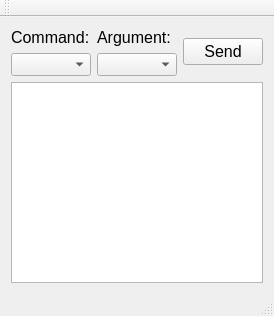
<?xml version="1.0" encoding="UTF-8"?>
<ui version="4.0">
 <class>MainWindow</class>
 <widget class="QMainWindow" name="MainWindow">
  <property name="geometry">
   <rect>
    <x>0</x>
    <y>0</y>
    <width>274</width>
    <height>316</height>
   </rect>
  </property>
  <property name="sizePolicy">
   <sizepolicy hsizetype="Fixed" vsizetype="Fixed">
    <horstretch>0</horstretch>
    <verstretch>0</verstretch>
   </sizepolicy>
  </property>
  <property name="windowTitle">
   <string>Client</string>
  </property>
  <widget class="QWidget" name="centralWidget">
   <layout class="QGridLayout" name="gridLayout">
    <item row="0" column="0">
     <layout class="QVBoxLayout" name="verticalLayout">
      <item>
       <widget class="QLabel" name="label">
        <property name="font">
         <font>
          <pointsize>12</pointsize>
         </font>
        </property>
        <property name="text">
         <string>Command:</string>
        </property>
       </widget>
      </item>
      <item>
       <widget class="QComboBox" name="comboBox">
        <property name="font">
         <font>
          <pointsize>10</pointsize>
         </font>
        </property>
       </widget>
      </item>
     </layout>
    </item>
    <item row="0" column="1">
     <layout class="QVBoxLayout" name="verticalLayout_2">
      <item>
       <widget class="QLabel" name="label_2">
        <property name="font">
         <font>
          <pointsize>12</pointsize>
         </font>
        </property>
        <property name="text">
         <string>Argument:</string>
        </property>
       </widget>
      </item>
      <item>
       <widget class="QComboBox" name="comboBox_2">
        <property name="font">
         <font>
          <pointsize>10</pointsize>
         </font>
        </property>
       </widget>
      </item>
     </layout>
    </item>
    <item row="0" column="2">
     <widget class="QPushButton" name="pushButton">
      <property name="font">
       <font>
        <pointsize>12</pointsize>
       </font>
      </property>
      <property name="text">
       <string>Send</string>
      </property>
     </widget>
    </item>
    <item row="1" column="0" colspan="3">
     <widget class="QPlainTextEdit" name="plainTextEdit"/>
    </item>
   </layout>
  </widget>
  <widget class="QMenuBar" name="menuBar">
   <property name="geometry">
    <rect>
     <x>0</x>
     <y>0</y>
     <width>274</width>
     <height>21</height>
    </rect>
   </property>
  </widget>
  <widget class="QToolBar" name="mainToolBar">
   <attribute name="toolBarArea">
    <enum>TopToolBarArea</enum>
   </attribute>
   <attribute name="toolBarBreak">
    <bool>false</bool>
   </attribute>
  </widget>
  <widget class="QStatusBar" name="statusBar"/>
 </widget>
 <layoutdefault spacing="6" margin="11"/>
 <resources/>
 <connections/>
</ui>
